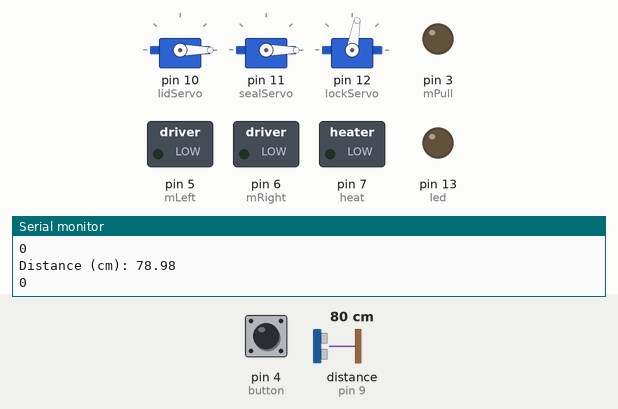
A sketch run on a simulated Arduino Uno, built with avr-gcc and run on an emulated ATmega328P. On the bench: 3 × servo, switched loads named in the sketch (green lamp = pin HIGH), output pins drawn as LEDs (lit = HIGH), the last lines printed to the serial monitor. Wiring (inferred from the names in the program): ultrasonic range finder: trigger pin 8; echo pin 9. Inputs (shaded band) come from the test bench; at power-on: distance to the obstacle (sensor on pin 9) 80 cm, pin 4 (button) HIGH. The echo pulse lasts 58.3 µs per cm; pins used as bus, display or sensor lines are not drawn.

Above: at 3.2 s.
3.3 s: distance to the obstacle (sensor on pin 9) set to 39 cm
4.8 s: distance to the obstacle (sensor on pin 9) set to 32 cm
At 5.7 s:
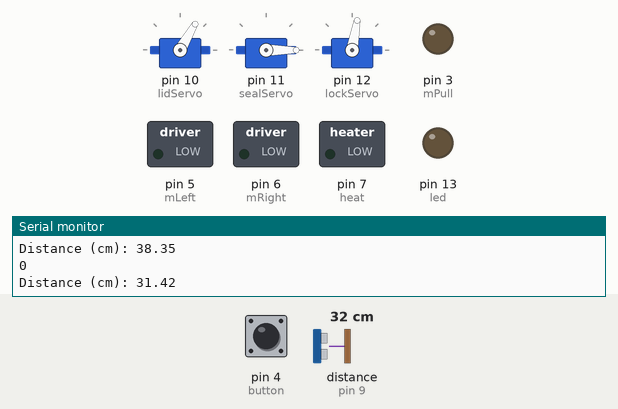
At 8.11 s:
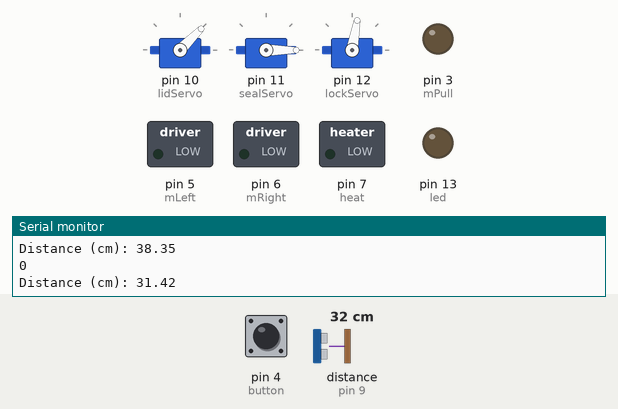
Timing chart, 0 to 14.0 s (numbered marks = the images above; inputs shaded):
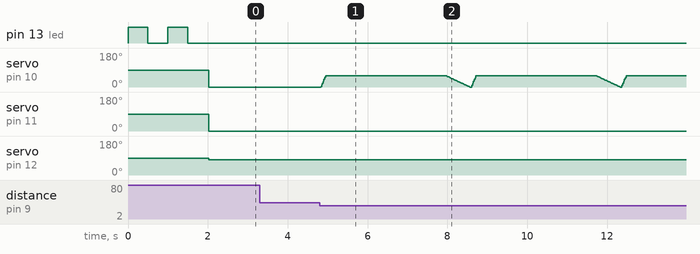

Measured:
- the behaviour switches between 36 and 35 cm on distance to the obstacle (sensor on pin 9) (found by bisection; images 0 and 1)

The sketch:

SMARTER_Trash_Bin.ino
```cpp
#include <Servo.h>

//mga servo
Servo lidServo;
Servo sealServo;
Servo lockServo;


long duration;
float distanceCm;

#define SOUND_SPEED 0.034
#define CM_TO_INCH 0.393701

//mga sensors
int trigPin = 8;
int echoPin = 9;
int button = 4;
int buttonState = 0;
int mRight = 6;
int mLeft = 5;
int heat = 7;
int led = 13;
int mPull = 3;


void setup() {
  // put your setup code here, to run once:
  pinMode(heat, OUTPUT);
  pinMode(led, OUTPUT);
  for(int x = 0; x<=1; x++){
    digitalWrite(heat,0);
    digitalWrite(led,1);
    delay(500);
    digitalWrite(led,0);
    delay(500);
  }
  lidServo.attach(10);
  sealServo.attach(11);
  lockServo.attach(12);
  pinMode(button, INPUT_PULLUP);
  pinMode(mRight, OUTPUT);
  pinMode(mLeft, OUTPUT);
  pinMode(mPull, OUTPUT);

  Serial.begin(115200); // Starts the serial communication
  pinMode(trigPin, OUTPUT); // Sets the trigPin as an Output
  pinMode(echoPin, INPUT); // Sets the echoPin as an Input


}

void pagbukas(){
  for(int i = 0; i<=60; i++){
    lidServo.write(i);
    delay(2);
  }
  delay(3000);
  for(int i = 60; i>=0; i--){
    lidServo.write(i);
    delay(10);
  }
}
void allStop(){
    digitalWrite(mRight, 0);
    digitalWrite(mLeft, 0);
    digitalWrite(mPull, 0);
    digitalWrite(heat, 0);
    sealServo.write(0);
    lockServo.write(80);
    lidServo.write(0);
  }

void motorSeal(){
  digitalWrite(mRight, 1);
  digitalWrite(mLeft, 0);
  digitalWrite(mPull, 0);

}

void motorRelease(){
  digitalWrite(mRight, 0);
  digitalWrite(mLeft, 0);
  digitalWrite(mPull, 1);
  delay(200);
  digitalWrite(mPull,0);

}

void motorEject(){

  lockServo.write(80);

  delay(500);
  digitalWrite(mRight, 0);
  digitalWrite(mLeft, 1);
  digitalWrite(mPull, 0);
  delay(5000);

  for(int i = 0; i<=80; i++){
    lockServo.write(i);
    delay(10);
  }

}


void loop() {
  // put your main code here, to run repeatedly:
// Clears the trigPin
  digitalWrite(trigPin, LOW);
  delayMicroseconds(2);
  // Sets the trigPin on HIGH state for 10 micro seconds
  digitalWrite(trigPin, HIGH);
  delayMicroseconds(10);
  digitalWrite(trigPin, LOW);

  // Reads the echoPin, returns the sound wave travel time in microseconds
  duration = pulseIn(echoPin, HIGH);

  // Calculate the distance
  distanceCm = duration * SOUND_SPEED/2;

  // Prints the distance in the Serial Monitor
  Serial.print("Distance (cm): ");
  Serial.println(distanceCm);
  delay(10);

  buttonState = digitalRead(button);

  if(distanceCm<=35){
    pagbukas();
  }

  if (buttonState == LOW) {
    Serial.println("1");
    delay(250);
    digitalWrite(heat, 0);
    delay(7000);

    /*for(int i = 0; i<=90; i++){
    lidServo.write(i);
    delay(5);
  }*/

    motorSeal();
    Serial.println("Seal");
    delay(5000);
    sealServo.write(110);
    Serial.println("Sealing plastic");
    delay(10000);
    motorRelease();
    Serial.println("Releasing plastic");
    sealServo.write(0);
    delay(1000);
    motorEject();
    Serial.println("Eject");
    delay(5000);

    /*for(int i = 90; i>=0; i--){
    lidServo.write(i);
    delay(10);
    }*/
  }
  else{
    Serial.println("0");
    delay(10);
    allStop();
  }
}
```
